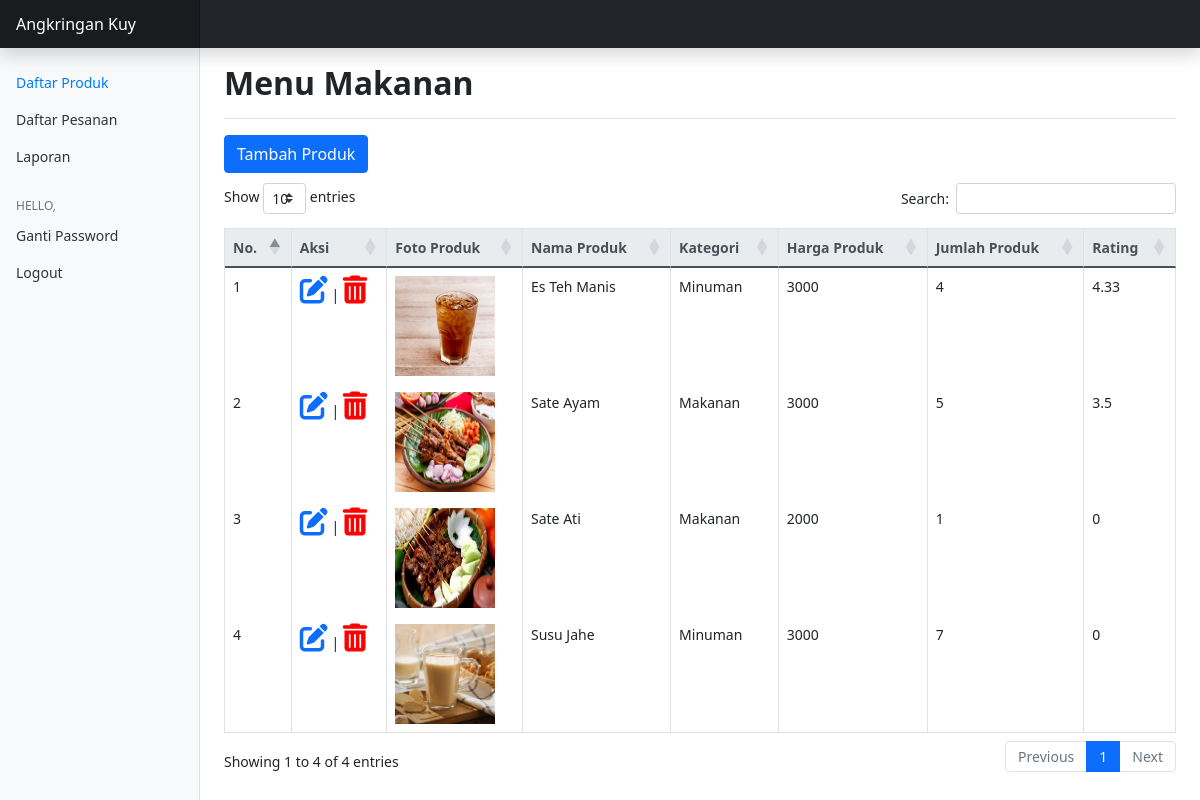
The app's page /daftar_produk.php with its own data.
### tables this page shows
CREATE TABLE `tb_menu` (
  `id_produk` int(11) NOT NULL,
  `nama_produk` varchar(20) NOT NULL,
  `kategori` varchar(7) NOT NULL,
  `harga_produk` int(5) NOT NULL,
  `jumlah_produk` int(2) NOT NULL,
  `foto_produk` varchar(20) NOT NULL,
  `rating_produk` float NOT NULL
);

### function.php (called while the page is built, shortened)
<?php
$conn = mysqli_connect("localhost", "root", "", "db_angkringankuy");
function query($query)
{
    global $conn;
    $result = mysqli_query($conn, $query);
    $rows = [];
    while ($row = mysqli_fetch_assoc($result)) {
        $rows[] = $row;
    }
    return $rows;
}

### daftar_produk.php (the view, shortened to what this page needs)
<?php
require 'function.php';
$menu = query("SELECT * FROM tb_menu");
?>
<!doctype html>
<html lang="en">
<head>
  <link href="assets/dist/css/bootstrap.min.css" rel="stylesheet">
  <link rel="stylesheet" href="https://stackpath.bootstrapcdn.com/bootstrap/4.5.0/css/bootstrap.min.css">
  <link rel="stylesheet" type="text/css" href="css/bootstrap.min.css">
  <link rel="stylesheet" type="text/css" href="fontawesome/css/all.min.css">
  <link rel="stylesheet" type="text/css" href="https://cdn.datatables.net/1.10.21/css/dataTables.bootstrap4.min.css">
  <link href="css/dashboard.css" rel="stylesheet">
</head>
<body>
  <header class="navbar navbar-dark sticky-top bg-dark flex-md-nowrap p-0 shadow">
    <a class="navbar-brand col-md-3 col-lg-2 me-0 px-3" href="daftar_produk.php">Angkringan Kuy</a>
  </header>
  <div class="container-fluid">
    <div class="row">
      <nav id="sidebarMenu" class="col-md-3 col-lg-2 d-md-block bg-light sidebar collapse">
        <div class="position-sticky pt-3">
          <ul class="nav flex-column">
            <li class="nav-item">
              <a class="nav-link active" aria-current="page" href="daftar_produk.php">
                Daftar Produk
              </a>
            </li>
            <li class="nav-item">
              <a class="nav-link" href="daftar_pesanan.php">
                Daftar Pesanan
              </a>
            </li>
            <li class="nav-item">
              <a class="nav-link" aria-current="page" href="laporan.php">
                Laporan
              </a>
            </li>
            <h6 class="sidebar-heading d-flex justify-content-between align-items-center px-3 mt-4 mb-1 text-muted">
              <span>Hello, <?= $username ?></span>
            </h6>
            <li class="nav-item">
              <a class="nav-link" href="admin_ganti_password.php">
                Ganti Password
              </a>
            </li>
            <li class="nav-item">
              <a class="nav-link" href="logout.php">
                Logout
              </a>
            </li>
          </ul>
        </div>
      </nav>
      <main class="col-md-9 ms-sm-auto col-lg-10 px-md-4">
        <div class="d-flex justify-content-between flex-wrap flex-md-nowrap align-items-center pt-3 pb-2 mb-3 border-bottom">
            <h2 class="text-center"><b>Menu Makanan</b></h2>
        </div>
        <a class="btn btn-primary" href="tambah_produk.php" style="margin-bottom: 1%;">Tambah Produk</a>
        <table class="table table-bordered" id="example">
        <thead class="thead-light">
          <tr>
            <th>No.</th>
            <th>Aksi</th>
            <th>Foto Produk</th>
            <th>Nama Produk</th>
            <th>Kategori</th>
            <th>Harga Produk</th>
            <th>Jumlah Produk</th>
            <th>Rating</th>
          </tr>
        </thead>
        <tbody>
        <?php $i = 1; ?>
        <?php foreach ($menu as $row) : ?>
          <tr>
            <td><?= $i; ?></td>
            <td>
              <a href="ubah_produk.php?id_produk=<?=$row["id_produk"];?>"><i class="fas fa-edit fa-2x"></i></a> |
              <a href="hapus_produk.php?id_produk=<?=$row["id_produk"];?>" onclick="return confirm ('Produk Akan Dihapus, Apakah Kamu Yakin?');"><i class="fas fa-trash-alt fa-2x" style="color: red;"></i></a>
            </td>
            <td><img src="gambar/<?= $row["foto_produk"]; ?>" height="100px" width="100px"></td>
            <td><?= $row["nama_produk"]; ?></td>
            <td><?= $row["kategori"]; ?></td>
            <td><?= $row["harga_produk"]; ?></td>
            <td><?= $row["jumlah_produk"]; ?></td>
            <td><?= $row["rating_produk"]; ?></td>
          </tr>
        <?php $i++; ?>
        <?php endforeach; ?>
        </tbody>
        </table>
      </main>
    </div>
  </div>
</body>
</html>

### css/dashboard.css (style rules this page uses)
body { font-size: .875rem; }
.sidebar { position: fixed; top: 0; bottom: 0; left: 0; z-index: 100; padding: 48px 0 0; box-shadow: inset -1px 0 0 rgba(0, 0, 0, .1); }
.sidebar .nav-link { font-weight: 500; color: #333; }
.sidebar .nav-link.active { color: #007bff; }
.sidebar-heading { font-size: .75rem; text-transform: uppercase; }
.navbar-brand { padding-top: .75rem; padding-bottom: .75rem; font-size: 1rem; background-color: rgba(0, 0, 0, .25); box-shadow: inset -1px 0 0 rgba(0, 0, 0, .25); }

### records on screen
tb_menu: shows a picture, nama_produk "Es Teh Manis", kategori "Minuman", harga_produk "3000", jumlah_produk "4", rating_produk "4.33"
tb_menu: foto_produk (picture), nama_produk "Sate Ayam", kategori "Makanan", harga_produk "3000", jumlah_produk "5", rating_produk "3.5"
tb_menu: shows a picture, nama_produk "Sate Ati", kategori "Makanan", harga_produk "2000", jumlah_produk "1", rating_produk "0"
tb_menu: shows a picture, nama_produk "Susu Jahe", kategori "Minuman", harga_produk "3000", jumlah_produk "7", rating_produk "0"
